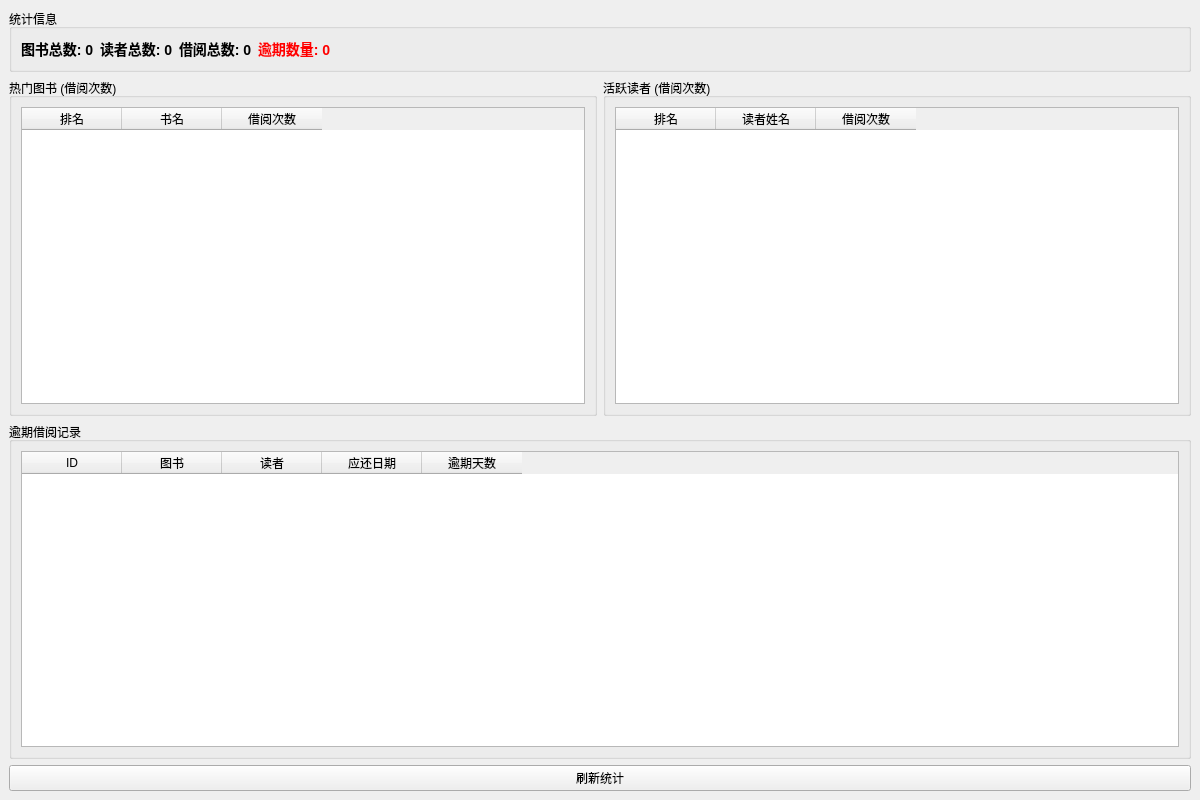
<?xml version="1.0" encoding="UTF-8"?>
<ui version="4.0">
 <class>StatisticsWidget</class>
 <widget class="QWidget" name="StatisticsWidget">
  <property name="geometry">
   <rect>
    <x>0</x>
    <y>0</y>
    <width>1200</width>
    <height>800</height>
   </rect>
  </property>
  <property name="windowTitle">
   <string>数据统计</string>
  </property>
  <layout class="QVBoxLayout" name="verticalLayout">
   <property name="spacing">
    <number>6</number>
   </property>
   <property name="leftMargin">
    <number>9</number>
   </property>
   <property name="topMargin">
    <number>9</number>
   </property>
   <property name="rightMargin">
    <number>9</number>
   </property>
   <property name="bottomMargin">
    <number>9</number>
   </property>
   <item>
    <widget class="QGroupBox" name="statsGroup">
     <property name="title">
      <string>统计信息</string>
     </property>
     <layout class="QHBoxLayout" name="statsLayout">
      <item>
       <widget class="QLabel" name="totalBooksLabel">
        <property name="text">
         <string>图书总数: 0</string>
        </property>
        <property name="styleSheet">
         <string>font-size: 14px; font-weight: bold;</string>
        </property>
       </widget>
      </item>
      <item>
       <widget class="QLabel" name="totalReadersLabel">
        <property name="text">
         <string>读者总数: 0</string>
        </property>
        <property name="styleSheet">
         <string>font-size: 14px; font-weight: bold;</string>
        </property>
       </widget>
      </item>
      <item>
       <widget class="QLabel" name="totalBorrowsLabel">
        <property name="text">
         <string>借阅总数: 0</string>
        </property>
        <property name="styleSheet">
         <string>font-size: 14px; font-weight: bold;</string>
        </property>
       </widget>
      </item>
      <item>
       <widget class="QLabel" name="overdueBorrowsLabel">
        <property name="text">
         <string>逾期数量: 0</string>
        </property>
        <property name="styleSheet">
         <string>font-size: 14px; font-weight: bold; color: red;</string>
        </property>
       </widget>
      </item>
      <item>
       <spacer name="horizontalSpacer">
        <property name="orientation">
         <enum>Qt::Horizontal</enum>
        </property>
        <property name="sizeHint" stdset="0">
         <size>
          <width>40</width>
          <height>20</height>
         </size>
        </property>
       </spacer>
      </item>
     </layout>
    </widget>
   </item>
   <item>
    <layout class="QHBoxLayout" name="topLayout">
     <item>
      <widget class="QGroupBox" name="topBooksGroup">
       <property name="title">
        <string>热门图书 (借阅次数)</string>
       </property>
       <layout class="QVBoxLayout" name="topBooksLayout">
        <item>
         <widget class="QTableWidget" name="topBooksTable">
          <property name="columnCount">
           <number>3</number>
          </property>
          <property name="rowCount">
           <number>0</number>
          </property>
          <column>
           <property name="text">
            <string>排名</string>
           </property>
          </column>
          <column>
           <property name="text">
            <string>书名</string>
           </property>
          </column>
          <column>
           <property name="text">
            <string>借阅次数</string>
           </property>
          </column>
          <property name="editTriggers">
           <set>QAbstractItemView::NoEditTriggers</set>
          </property>
          <property name="selectionBehavior">
           <enum>QAbstractItemView::SelectRows</enum>
          </property>
         </widget>
        </item>
       </layout>
      </widget>
     </item>
     <item>
      <widget class="QGroupBox" name="topReadersGroup">
       <property name="title">
        <string>活跃读者 (借阅次数)</string>
       </property>
       <layout class="QVBoxLayout" name="topReadersLayout">
        <item>
         <widget class="QTableWidget" name="topReadersTable">
          <property name="columnCount">
           <number>3</number>
          </property>
          <property name="rowCount">
           <number>0</number>
          </property>
          <column>
           <property name="text">
            <string>排名</string>
           </property>
          </column>
          <column>
           <property name="text">
            <string>读者姓名</string>
           </property>
          </column>
          <column>
           <property name="text">
            <string>借阅次数</string>
           </property>
          </column>
          <property name="editTriggers">
           <set>QAbstractItemView::NoEditTriggers</set>
          </property>
          <property name="selectionBehavior">
           <enum>QAbstractItemView::SelectRows</enum>
          </property>
         </widget>
        </item>
       </layout>
      </widget>
     </item>
    </layout>
   </item>
   <item>
    <widget class="QGroupBox" name="overdueGroup">
     <property name="title">
      <string>逾期借阅记录</string>
     </property>
     <layout class="QVBoxLayout" name="overdueLayout">
      <item>
       <widget class="QTableWidget" name="overdueTable">
        <property name="columnCount">
         <number>5</number>
        </property>
        <property name="rowCount">
         <number>0</number>
        </property>
        <column>
         <property name="text">
          <string>ID</string>
         </property>
        </column>
        <column>
         <property name="text">
          <string>图书</string>
         </property>
        </column>
        <column>
         <property name="text">
          <string>读者</string>
         </property>
        </column>
        <column>
         <property name="text">
          <string>应还日期</string>
         </property>
        </column>
        <column>
         <property name="text">
          <string>逾期天数</string>
         </property>
        </column>
        <property name="alternatingRowColors">
         <bool>true</bool>
        </property>
        <property name="editTriggers">
         <set>QAbstractItemView::NoEditTriggers</set>
        </property>
        <property name="selectionBehavior">
         <enum>QAbstractItemView::SelectRows</enum>
        </property>
       </widget>
      </item>
     </layout>
    </widget>
   </item>
   <item>
    <widget class="QPushButton" name="refreshButton">
     <property name="text">
      <string>刷新统计</string>
     </property>
    </widget>
   </item>
  </layout>
 </widget>
 <resources/>
 <connections/>
</ui>
